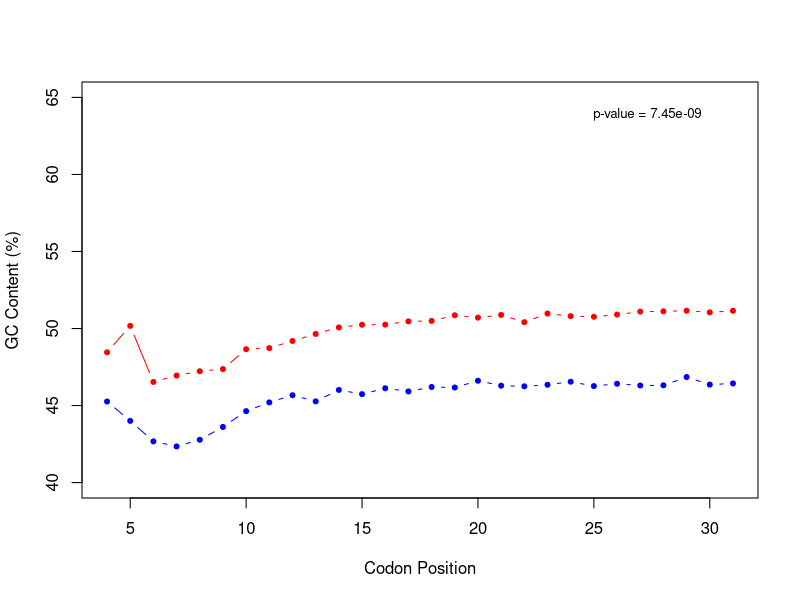

Reproduce this figure in R.
data1 <- read.csv("Hyperthermophiles_GC.csv", header = TRUE)
attach(data1)

data2 <- read.csv("Hyperthermophiles_GC3.csv", header = TRUE)
attach(data2)

# GC

dims <- dim(data1)

m.gc <- c()
sd.gc <- c()
sem.gc <- c()
x <- c(4:dims[2])

for (i in x) {
  gc <- unlist(data1[i]) * 100
  m.gc <- c(m.gc, mean(gc))
  sd.gc <- c(sd.gc, sd(gc))
  sem.gc <- c(sem.gc, sd(gc) / sqrt(length(gc)))
}

# GC3

dims2 <- dim(data2)

m.gc2 <- c()
sd.gc2 <- c()
sem.gc2 <- c()

for (i in x) {  
  gc3 <- unlist(data2[i]) * 100
  m.gc2 <- c(m.gc2, mean(gc3))
  sd.gc2 <- c(sd.gc2, sd(gc3))
  sem.gc2 <- c(sem.gc2, sd(gc3) / sqrt(length(gc3)))
}

#GC and GC3 single data frame
gc_data <- data.frame(
  Codon_Position = x,
  Mean_GC = m.gc,
  Mean_GC3 = m.gc2
)

# Shapiro-Wilk test - GC - Testing for normality
shapiro_gc <- shapiro.test(gc_data$Mean_GC)
print(shapiro_gc)

# Shapiro-Wilk test - GC3
shapiro_gc3 <- shapiro.test(gc_data$Mean_GC3)
print(shapiro_gc3)

# Paired t-test - Data not normally distributed so don't use.
#t_test_result <- t.test(gc_data$Mean_GC, gc_data$Mean_GC3, paired = TRUE)
#print(t_test_result)

# Wilcoxon test 
wilcox_result1 <- wilcox.test(gc_data$Mean_GC, gc_data$Mean_GC3, paired = TRUE)
print(wilcox_result1)

#Supplementary Figure 6

pdf("SFig6_GC_GC3.pdf")
plot(gc_data$Codon_Position, gc_data$Mean_GC, type = "b", col = "blue", pch = 20, ylim = c(40, 65), xlab = "Codon Position", ylab = "GC Content (%)", main = "")
lines(gc_data$Codon_Position, gc_data$Mean_GC3, type = "b", col = "red", pch = 20)

value <- wilcox_result1$p.value

value2 <- signif(wilcox_result1$p.value, digits =3)

txt<-paste("p-value =", value2)

mtext(txt,side=3,adj=0.9,line=-2,cex=0.8)

dev.off()
